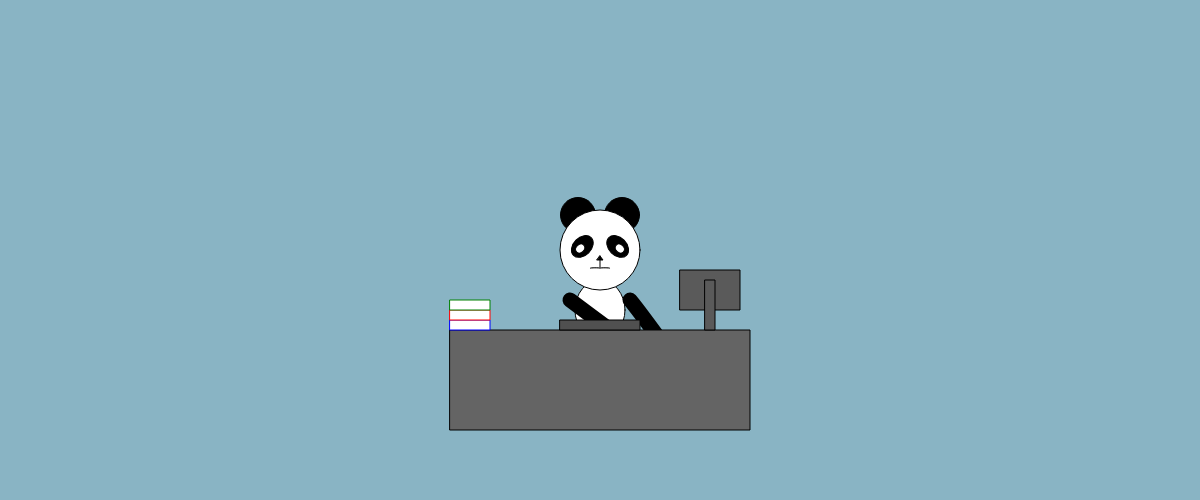
Frame 1 (no input)
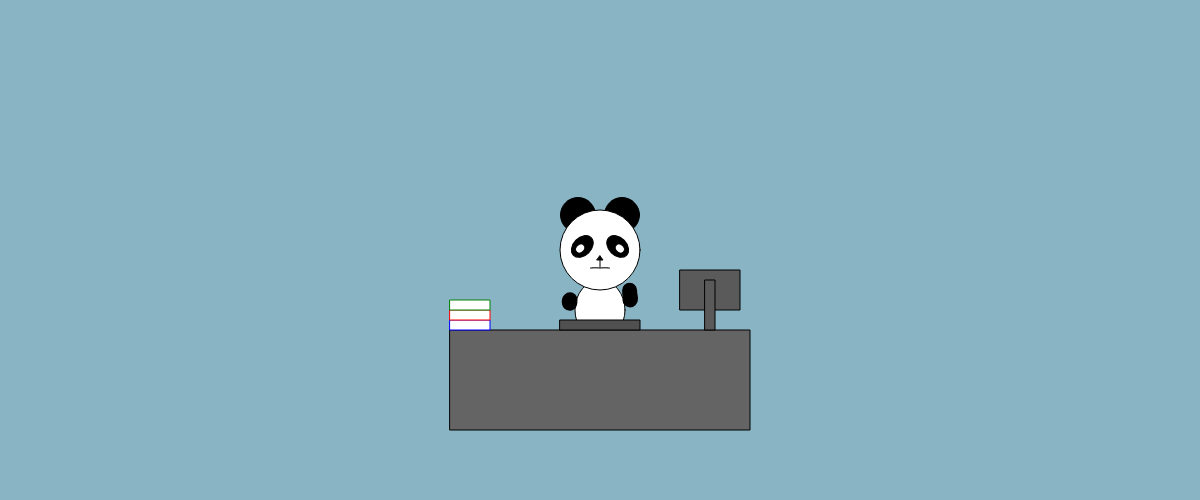
Frame 60 (no input)
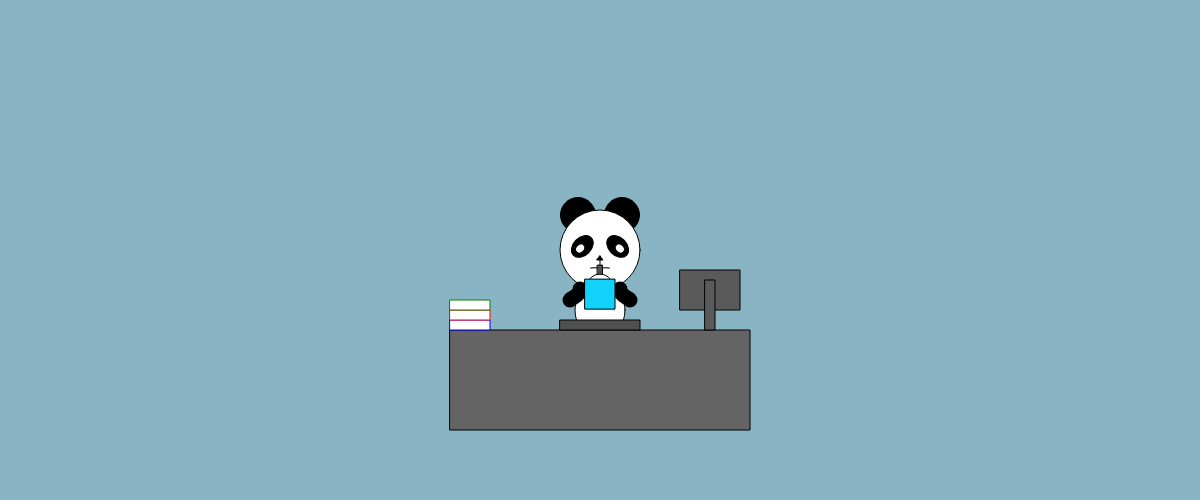
Frame 120 (the mouse pressed at the canvas centre since frame 60)

The p5.js sketch that drew these frames (run headless with seeded random() and noise() and a simulated clock; from frame 60 on, the mouse is pressed at the canvas centre):

// p5.js sketch
// ── sketch.js
function setup() {
  let canvas = createCanvas(windowWidth, 500);
  canvas.id ("my-Panda");
  panda = new Panda(0, 0, 600);
 
}

function draw() {
  background("#89b4c4");
  push();
  translate(windowWidth/2, 250);
  panda.display();
  panda.update();
  panda.drink();
  pop();
  
  
  Table();
  drink();
  
  
  console.log(mouseX, mouseY);
}


function Table() {
    translate(windowWidth/2 , 250);

     //table
    fill(100)
    rect(-150, 80, 300, 100 )
    
    //computer
    push();
    fill(90);
    rect(80, 20, 60, 40)
    rect(105, 30, 10, 50)
    pop();
    
    //books
    push();
    stroke("blue")
    fill(255)
    rect(-150, 70, 40, 10)
  stroke("red")
    fill(255)
    rect(-150, 60, 40, 10)
  stroke("green")
    fill(255)
    rect(-150, 50, 40, 10)
    pop();
  
  //keyboard
    fill(80)
    rect(-40, 70, 80, 10);
  
   
}


function drink() {
  if (mouseIsPressed) {
    if (mouseX <= windowWidth / 2 + 150 && mouseX >= windowWidth / 2 - 150) {
      let drinkY = map(sin(frameCount * 0.08), -1, 1, 40, 50);

      push();
      rectMode(CENTER);
      rect(0, drinkY - 24, 5, 10);
      fill(255);
      ellipse(0, drinkY - 10, 24, 20);
      fill("#12D2FA");
      rect(0, drinkY, 30, 30);
      translate(windowWidth / 2, 250);
      pop();
    }
  }
}

class Panda {
  constructor(x, y, size) {
    this.x = x;
    this.y = y;
    this.size = size;
    this.rArm = [100, 140];
    this.lArm = [100, 140];
    
  }

  display() {
   
    
    //body
    beginShape();
    fill(255)
    ellipse(0, 60, 50, 60)
    endShape();
    
    push();
    //face
    beginShape();
    //ears
    fill(0);
    ellipse(-22, -35, 35, 35);
    ellipse(22, -35, 35, 35);
    //head
    fill(255);
    ellipse(0, 0, 80, 80);
    fill(0);
    endShape();

  

    beginShape();
    //eyes
    rotate(PI / 4);
    ellipse(10, -15, 25, 18);
    fill(255);
    ellipse(13, -15, 10, 8);
    fill(0);
    rotate(PI / 2);
    ellipse(10, 15, 25, 18);
    fill(255);
    ellipse(13, 15, 10, 8);
    endShape();
    pop();
    //mouth
    fill(0)
    triangle(-3, 10, 3, 10, 0, 6)
    line(0, 6, 0, 18)
    //not done yet
    curve(-12, 20, 0, 18, -10, 18, 0, 20)
    curve(12, 20, 0, 18, 10, 18, 0, 20)
    
  
    //left arm
    push();
    beginShape();
    strokeWeight(15);
    curveVertex(-30, 5);
    curveVertex(this.lArm[0], this.lArm[1]);
    curveVertex(-30, 50);
    curveVertex(-20, 50);
    endShape();
    pop();
    
    //right arm
    push();
    beginShape();
    strokeWeight(15);
    curveVertex(30, 5);
    curveVertex(this.rArm[0], this.rArm[1]);
    curveVertex(30, 50);
    curveVertex(20, 50);
    endShape();
    pop();
    
        
  
    
 translate(windowWidth / 2, 250); 
 
  }
  
  update() {
  
    this.rArm = [
      map(sin(frameCount * -0.05), -1, 1, 30, 29),
      map(sin(frameCount * -0.05), -1, 1, 20, 70),
    ];
    this.lArm = [
      map(sin(frameCount * 0.02), -1, 1, -30, -30),
      map(sin(frameCount * 0.05), -1, 1, 20, 70),
    ];
  }
 
  


  drink() {
      
    if (mouseIsPressed === true) {
      if (mouseX <= windowWidth / 2 + 150 && mouseX >= windowWidth / 2 - 150) {
        this.rArm = [
          map(sin(frameCount * 0.08), -1, 1, 20, 20),
          map(sin(frameCount * 0.08), -1, 1, 30, 50),
        ];
        this.lArm = [
          map(sin(frameCount * 0.08), -1, 1, -20, -20),
          map(sin(frameCount * 0.08), -1, 1, 30, 50),
        ];

  
      }
    }
        
  }
}
